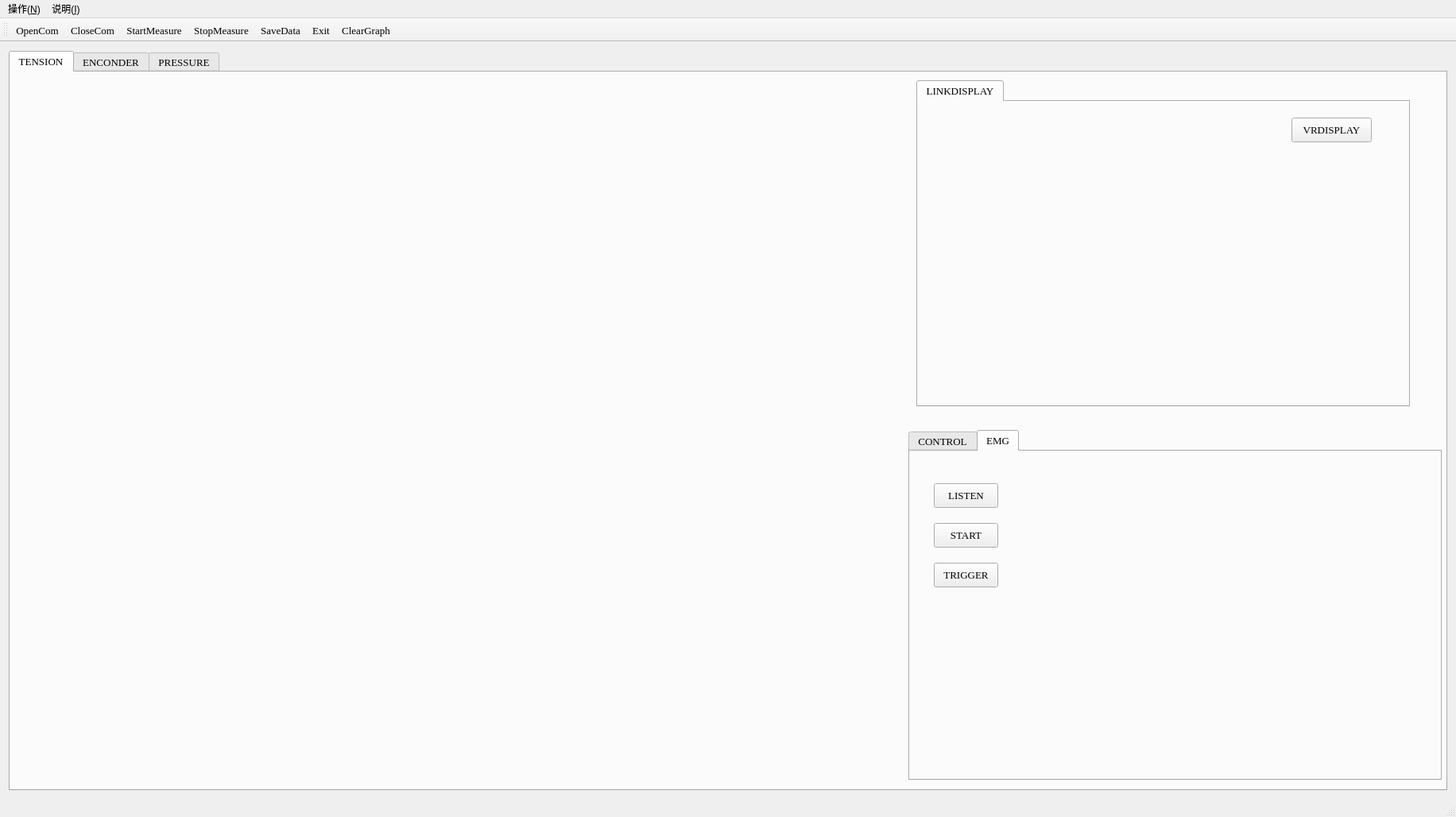
<?xml version="1.0" encoding="UTF-8"?>
<ui version="4.0">
 <class>MainWindow</class>
 <widget class="QMainWindow" name="MainWindow">
  <property name="geometry">
   <rect>
    <x>0</x>
    <y>0</y>
    <width>1832</width>
    <height>1028</height>
   </rect>
  </property>
  <property name="windowTitle">
   <string>MainWindow</string>
  </property>
  <widget class="QWidget" name="centralWidget">
   <layout class="QGridLayout" name="gridLayout">
    <item row="0" column="0">
     <widget class="QTabWidget" name="tabWidget">
      <property name="font">
       <font>
        <family>Times New Roman</family>
        <pointsize>10</pointsize>
       </font>
      </property>
      <property name="currentIndex">
       <number>0</number>
      </property>
      <widget class="QWidget" name="tab_1">
       <attribute name="title">
        <string>TENSION</string>
       </attribute>
       <widget class="QCustomPlot" name="qCustomPlot" native="true">
        <property name="geometry">
         <rect>
          <x>10</x>
          <y>10</y>
          <width>540</width>
          <height>240</height>
         </rect>
        </property>
       </widget>
       <widget class="QCustomPlot" name="qCustomPlot2" native="true">
        <property name="geometry">
         <rect>
          <x>570</x>
          <y>10</y>
          <width>540</width>
          <height>240</height>
         </rect>
        </property>
       </widget>
       <widget class="QCustomPlot" name="qCustomPlot3" native="true">
        <property name="geometry">
         <rect>
          <x>10</x>
          <y>260</y>
          <width>540</width>
          <height>240</height>
         </rect>
        </property>
       </widget>
       <widget class="QCustomPlot" name="qCustomPlot4" native="true">
        <property name="geometry">
         <rect>
          <x>570</x>
          <y>260</y>
          <width>540</width>
          <height>240</height>
         </rect>
        </property>
       </widget>
       <widget class="QCustomPlot" name="qCustomPlot5" native="true">
        <property name="geometry">
         <rect>
          <x>10</x>
          <y>510</y>
          <width>540</width>
          <height>240</height>
         </rect>
        </property>
       </widget>
       <widget class="QCustomPlot" name="qCustomPlot6" native="true">
        <property name="geometry">
         <rect>
          <x>570</x>
          <y>510</y>
          <width>540</width>
          <height>240</height>
         </rect>
        </property>
       </widget>
       <widget class="QTabWidget" name="tabWidget_2">
        <property name="geometry">
         <rect>
          <x>1130</x>
          <y>450</y>
          <width>671</width>
          <height>441</height>
         </rect>
        </property>
        <property name="font">
         <font>
          <family>Times New Roman</family>
          <pointsize>10</pointsize>
         </font>
        </property>
        <property name="focusPolicy">
         <enum>Qt::WheelFocus</enum>
        </property>
        <property name="currentIndex">
         <number>1</number>
        </property>
        <widget class="QWidget" name="tab_3">
         <attribute name="title">
          <string>CONTROL</string>
         </attribute>
         <widget class="QGroupBox" name="groupBox_2">
          <property name="geometry">
           <rect>
            <x>10</x>
            <y>10</y>
            <width>271</width>
            <height>221</height>
           </rect>
          </property>
          <property name="font">
           <font>
            <family>Times New Roman</family>
            <pointsize>10</pointsize>
           </font>
          </property>
          <property name="title">
           <string>TENSION</string>
          </property>
          <widget class="QWidget" name="layoutWidget">
           <property name="geometry">
            <rect>
             <x>20</x>
             <y>30</y>
             <width>241</width>
             <height>179</height>
            </rect>
           </property>
           <layout class="QVBoxLayout" name="verticalLayout">
            <item>
             <layout class="QHBoxLayout" name="horizontalLayout" stretch="1,8,2">
              <item>
               <widget class="QLabel" name="label_6">
                <property name="font">
                 <font>
                  <family>Times New Roman</family>
                  <pointsize>10</pointsize>
                 </font>
                </property>
                <property name="text">
                 <string>T1</string>
                </property>
                <property name="textFormat">
                 <enum>Qt::AutoText</enum>
                </property>
               </widget>
              </item>
              <item>
               <widget class="QSlider" name="horizontalSlider">
                <property name="focusPolicy">
                 <enum>Qt::NoFocus</enum>
                </property>
                <property name="orientation">
                 <enum>Qt::Horizontal</enum>
                </property>
                <property name="tickPosition">
                 <enum>QSlider::NoTicks</enum>
                </property>
               </widget>
              </item>
              <item>
               <widget class="QLineEdit" name="sendMsgLineEdit"/>
              </item>
             </layout>
            </item>
            <item>
             <layout class="QHBoxLayout" name="horizontalLayout_2" stretch="1,8,2">
              <item>
               <widget class="QLabel" name="label_7">
                <property name="font">
                 <font>
                  <family>Times New Roman</family>
                  <pointsize>10</pointsize>
                  <weight>50</weight>
                  <bold>false</bold>
                 </font>
                </property>
                <property name="text">
                 <string>T2</string>
                </property>
                <property name="textFormat">
                 <enum>Qt::AutoText</enum>
                </property>
               </widget>
              </item>
              <item>
               <widget class="QSlider" name="horizontalSlider2">
                <property name="orientation">
                 <enum>Qt::Horizontal</enum>
                </property>
                <property name="tickPosition">
                 <enum>QSlider::NoTicks</enum>
                </property>
               </widget>
              </item>
              <item>
               <widget class="QLineEdit" name="sendMsgLineEdit2"/>
              </item>
             </layout>
            </item>
            <item>
             <layout class="QHBoxLayout" name="horizontalLayout_3" stretch="1,8,2">
              <item>
               <widget class="QLabel" name="label_8">
                <property name="font">
                 <font>
                  <family>Times New Roman</family>
                  <pointsize>10</pointsize>
                  <weight>50</weight>
                  <bold>false</bold>
                 </font>
                </property>
                <property name="text">
                 <string>T3</string>
                </property>
                <property name="textFormat">
                 <enum>Qt::AutoText</enum>
                </property>
               </widget>
              </item>
              <item>
               <widget class="QSlider" name="horizontalSlider3">
                <property name="orientation">
                 <enum>Qt::Horizontal</enum>
                </property>
                <property name="tickPosition">
                 <enum>QSlider::NoTicks</enum>
                </property>
               </widget>
              </item>
              <item>
               <widget class="QLineEdit" name="sendMsgLineEdit3"/>
              </item>
             </layout>
            </item>
            <item>
             <layout class="QHBoxLayout" name="horizontalLayout_4" stretch="1,8,2">
              <item>
               <widget class="QLabel" name="label_9">
                <property name="font">
                 <font>
                  <family>Times New Roman</family>
                  <pointsize>10</pointsize>
                  <weight>50</weight>
                  <bold>false</bold>
                 </font>
                </property>
                <property name="text">
                 <string>T4</string>
                </property>
                <property name="textFormat">
                 <enum>Qt::AutoText</enum>
                </property>
               </widget>
              </item>
              <item>
               <widget class="QSlider" name="horizontalSlider4">
                <property name="orientation">
                 <enum>Qt::Horizontal</enum>
                </property>
                <property name="tickPosition">
                 <enum>QSlider::NoTicks</enum>
                </property>
               </widget>
              </item>
              <item>
               <widget class="QLineEdit" name="sendMsgLineEdit4"/>
              </item>
             </layout>
            </item>
            <item>
             <layout class="QHBoxLayout" name="horizontalLayout_5" stretch="1,8,2">
              <property name="topMargin">
               <number>4</number>
              </property>
              <item>
               <widget class="QLabel" name="label_10">
                <property name="font">
                 <font>
                  <family>Times New Roman</family>
                  <pointsize>10</pointsize>
                  <weight>50</weight>
                  <bold>false</bold>
                 </font>
                </property>
                <property name="text">
                 <string>T5</string>
                </property>
                <property name="textFormat">
                 <enum>Qt::AutoText</enum>
                </property>
               </widget>
              </item>
              <item>
               <widget class="QSlider" name="horizontalSlider5">
                <property name="orientation">
                 <enum>Qt::Horizontal</enum>
                </property>
                <property name="tickPosition">
                 <enum>QSlider::NoTicks</enum>
                </property>
               </widget>
              </item>
              <item>
               <widget class="QLineEdit" name="sendMsgLineEdit5"/>
              </item>
             </layout>
            </item>
            <item>
             <layout class="QHBoxLayout" name="horizontalLayout_6" stretch="1,8,2">
              <item>
               <widget class="QLabel" name="label_11">
                <property name="font">
                 <font>
                  <family>Times New Roman</family>
                  <pointsize>10</pointsize>
                  <weight>50</weight>
                  <bold>false</bold>
                 </font>
                </property>
                <property name="text">
                 <string>T6</string>
                </property>
                <property name="textFormat">
                 <enum>Qt::AutoText</enum>
                </property>
               </widget>
              </item>
              <item>
               <widget class="QSlider" name="horizontalSlider6">
                <property name="orientation">
                 <enum>Qt::Horizontal</enum>
                </property>
                <property name="tickPosition">
                 <enum>QSlider::NoTicks</enum>
                </property>
               </widget>
              </item>
              <item>
               <widget class="QLineEdit" name="sendMsgLineEdit6"/>
              </item>
             </layout>
            </item>
           </layout>
          </widget>
         </widget>
         <widget class="QGroupBox" name="groupBox">
          <property name="geometry">
           <rect>
            <x>290</x>
            <y>100</y>
            <width>151</width>
            <height>131</height>
           </rect>
          </property>
          <property name="font">
           <font>
            <family>Times New Roman</family>
            <pointsize>10</pointsize>
           </font>
          </property>
          <property name="title">
           <string>POSITION</string>
          </property>
          <widget class="QWidget" name="layoutWidget">
           <property name="geometry">
            <rect>
             <x>21</x>
             <y>31</y>
             <width>91</width>
             <height>83</height>
            </rect>
           </property>
           <layout class="QVBoxLayout" name="verticalLayout_4">
            <item>
             <layout class="QHBoxLayout" name="horizontalLayout_12" stretch="1,3">
              <item>
               <widget class="QLabel" name="label">
                <property name="text">
                 <string>X</string>
                </property>
               </widget>
              </item>
              <item>
               <widget class="QLineEdit" name="PosXlineEdit"/>
              </item>
             </layout>
            </item>
            <item>
             <layout class="QHBoxLayout" name="horizontalLayout_13" stretch="1,3">
              <item>
               <widget class="QLabel" name="label_2">
                <property name="text">
                 <string>Y</string>
                </property>
               </widget>
              </item>
              <item>
               <widget class="QLineEdit" name="PosYlineEdit"/>
              </item>
             </layout>
            </item>
            <item>
             <layout class="QHBoxLayout" name="horizontalLayout_14" stretch="1,3">
              <item>
               <widget class="QLabel" name="label_3">
                <property name="text">
                 <string>Z</string>
                </property>
               </widget>
              </item>
              <item>
               <widget class="QLineEdit" name="PosZlineEdit"/>
              </item>
             </layout>
            </item>
           </layout>
          </widget>
         </widget>
         <widget class="QPushButton" name="sendmsgButton">
          <property name="geometry">
           <rect>
            <x>440</x>
            <y>360</y>
            <width>71</width>
            <height>31</height>
           </rect>
          </property>
          <property name="text">
           <string>SEND</string>
          </property>
         </widget>
         <widget class="QGroupBox" name="groupBox_3">
          <property name="geometry">
           <rect>
            <x>10</x>
            <y>240</y>
            <width>411</width>
            <height>151</height>
           </rect>
          </property>
          <property name="font">
           <font>
            <family>Times New Roman</family>
            <pointsize>10</pointsize>
           </font>
          </property>
          <property name="title">
           <string>JOINT</string>
          </property>
          <widget class="QWidget" name="layoutWidget">
           <property name="geometry">
            <rect>
             <x>10</x>
             <y>25</y>
             <width>271</width>
             <height>116</height>
            </rect>
           </property>
           <layout class="QVBoxLayout" name="verticalLayout_2">
            <item>
             <layout class="QHBoxLayout" name="horizontalLayout_7" stretch="2,10,1">
              <item>
               <widget class="QLabel" name="label_20">
                <property name="text">
                 <string>SHOUL_X</string>
                </property>
               </widget>
              </item>
              <item>
               <widget class="QSlider" name="horizontalSlider7">
                <property name="orientation">
                 <enum>Qt::Horizontal</enum>
                </property>
                <property name="tickPosition">
                 <enum>QSlider::NoTicks</enum>
                </property>
               </widget>
              </item>
              <item>
               <widget class="QLineEdit" name="sendMsgLineEdit7"/>
              </item>
             </layout>
            </item>
            <item>
             <layout class="QHBoxLayout" name="horizontalLayout_8" stretch="2,10,1">
              <item>
               <widget class="QLabel" name="label_21">
                <property name="text">
                 <string>SHOUL_Y</string>
                </property>
               </widget>
              </item>
              <item>
               <widget class="QSlider" name="horizontalSlider8">
                <property name="orientation">
                 <enum>Qt::Horizontal</enum>
                </property>
                <property name="tickPosition">
                 <enum>QSlider::NoTicks</enum>
                </property>
               </widget>
              </item>
              <item>
               <widget class="QLineEdit" name="sendMsgLineEdit8"/>
              </item>
             </layout>
            </item>
            <item>
             <layout class="QHBoxLayout" name="horizontalLayout_9" stretch="2,10,1">
              <item>
               <widget class="QLabel" name="label_22">
                <property name="text">
                 <string>SHOUL_Z</string>
                </property>
               </widget>
              </item>
              <item>
               <widget class="QSlider" name="horizontalSlider9">
                <property name="orientation">
                 <enum>Qt::Horizontal</enum>
                </property>
                <property name="tickPosition">
                 <enum>QSlider::NoTicks</enum>
                </property>
               </widget>
              </item>
              <item>
               <widget class="QLineEdit" name="sendMsgLineEdit9"/>
              </item>
             </layout>
            </item>
            <item>
             <layout class="QHBoxLayout" name="horizontalLayout_10" stretch="2,10,1">
              <item>
               <widget class="QLabel" name="label_23">
                <property name="text">
                 <string>ELBOW_Y</string>
                </property>
               </widget>
              </item>
              <item>
               <widget class="QSlider" name="horizontalSlider10">
                <property name="orientation">
                 <enum>Qt::Horizontal</enum>
                </property>
                <property name="tickPosition">
                 <enum>QSlider::NoTicks</enum>
                </property>
               </widget>
              </item>
              <item>
               <widget class="QLineEdit" name="sendMsgLineEdit10"/>
              </item>
             </layout>
            </item>
           </layout>
          </widget>
          <widget class="QWidget" name="layoutWidget">
           <property name="geometry">
            <rect>
             <x>288</x>
             <y>26</y>
             <width>113</width>
             <height>83</height>
            </rect>
           </property>
           <layout class="QVBoxLayout" name="verticalLayout_3">
            <item>
             <layout class="QHBoxLayout" name="horizontalLayout_15">
              <item>
               <widget class="QLabel" name="label_4">
                <property name="text">
                 <string>VELOC</string>
                </property>
               </widget>
              </item>
              <item>
               <widget class="QLineEdit" name="vellineEdit"/>
              </item>
             </layout>
            </item>
            <item>
             <layout class="QHBoxLayout" name="horizontalLayout_16">
              <item>
               <widget class="QLabel" name="label_5">
                <property name="text">
                 <string>ACCEL</string>
                </property>
               </widget>
              </item>
              <item>
               <widget class="QLineEdit" name="acclineEdit"/>
              </item>
             </layout>
            </item>
            <item>
             <layout class="QHBoxLayout" name="horizontalLayout_17">
              <item>
               <widget class="QLabel" name="label_12">
                <property name="text">
                 <string>CIRCLE</string>
                </property>
               </widget>
              </item>
              <item>
               <widget class="QLineEdit" name="circlelineEdit"/>
              </item>
             </layout>
            </item>
           </layout>
          </widget>
         </widget>
         <widget class="QPushButton" name="BeforeTightenButton">
          <property name="geometry">
           <rect>
            <x>520</x>
            <y>360</y>
            <width>111</width>
            <height>31</height>
           </rect>
          </property>
          <property name="font">
           <font>
            <family>Times New Roman</family>
            <pointsize>10</pointsize>
           </font>
          </property>
          <property name="text">
           <string>BeforeTighten</string>
          </property>
         </widget>
         <widget class="QPushButton" name="TeachButton">
          <property name="geometry">
           <rect>
            <x>440</x>
            <y>320</y>
            <width>75</width>
            <height>31</height>
           </rect>
          </property>
          <property name="text">
           <string>TEACH</string>
          </property>
         </widget>
         <widget class="QPushButton" name="StopteachButton">
          <property name="geometry">
           <rect>
            <x>520</x>
            <y>320</y>
            <width>91</width>
            <height>31</height>
           </rect>
          </property>
          <property name="text">
           <string>STOPTEACH</string>
          </property>
         </widget>
         <widget class="QPushButton" name="ReplayButton">
          <property name="geometry">
           <rect>
            <x>440</x>
            <y>280</y>
            <width>101</width>
            <height>31</height>
           </rect>
          </property>
          <property name="text">
           <string>REPLAYTEACH</string>
          </property>
         </widget>
         <widget class="QWidget" name="layoutWidget">
          <property name="geometry">
           <rect>
            <x>302</x>
            <y>21</y>
            <width>347</width>
            <height>21</height>
           </rect>
          </property>
          <layout class="QHBoxLayout" name="horizontalLayout_11">
           <item>
            <widget class="QRadioButton" name="cabel_RadioButton">
             <property name="text">
              <string>TENSION</string>
             </property>
            </widget>
           </item>
           <item>
            <widget class="QRadioButton" name="joint_RadioButton">
             <property name="text">
              <string>JOINT</string>
             </property>
            </widget>
           </item>
           <item>
            <widget class="QRadioButton" name="Position_RadioButton">
             <property name="text">
              <string>PTP</string>
             </property>
            </widget>
           </item>
           <item>
            <widget class="QRadioButton" name="Linear_RadioButton">
             <property name="text">
              <string>LINEAR</string>
             </property>
            </widget>
           </item>
           <item>
            <widget class="QRadioButton" name="torque_RadioButton">
             <property name="text">
              <string>TORQUE</string>
             </property>
            </widget>
           </item>
          </layout>
         </widget>
        </widget>
        <widget class="QWidget" name="tab_2">
         <attribute name="title">
          <string>EMG</string>
         </attribute>
         <widget class="QPushButton" name="pushButton_Start">
          <property name="geometry">
           <rect>
            <x>30</x>
            <y>90</y>
            <width>81</width>
            <height>31</height>
           </rect>
          </property>
          <property name="text">
           <string>START</string>
          </property>
         </widget>
         <widget class="QPushButton" name="pushButton_Listen">
          <property name="geometry">
           <rect>
            <x>30</x>
            <y>40</y>
            <width>81</width>
            <height>31</height>
           </rect>
          </property>
          <property name="text">
           <string>LISTEN</string>
          </property>
         </widget>
         <widget class="QPushButton" name="pushButton_Trigger">
          <property name="geometry">
           <rect>
            <x>30</x>
            <y>140</y>
            <width>81</width>
            <height>31</height>
           </rect>
          </property>
          <property name="text">
           <string>TRIGGER</string>
          </property>
         </widget>
        </widget>
       </widget>
       <widget class="QTabWidget" name="tabWidget_3">
        <property name="geometry">
         <rect>
          <x>1140</x>
          <y>10</y>
          <width>621</width>
          <height>411</height>
         </rect>
        </property>
        <property name="font">
         <font>
          <family>Times New Roman</family>
          <pointsize>10</pointsize>
         </font>
        </property>
        <property name="currentIndex">
         <number>0</number>
        </property>
        <widget class="QWidget" name="tab">
         <attribute name="title">
          <string>LINKDISPLAY</string>
         </attribute>
         <widget class="QWidget" name="linkWidget" native="true">
          <property name="geometry">
           <rect>
            <x>10</x>
            <y>20</y>
            <width>431</width>
            <height>341</height>
           </rect>
          </property>
         </widget>
         <widget class="QPushButton" name="VRDisplay">
          <property name="geometry">
           <rect>
            <x>470</x>
            <y>20</y>
            <width>101</width>
            <height>31</height>
           </rect>
          </property>
          <property name="font">
           <font>
            <family>Times New Roman</family>
            <pointsize>10</pointsize>
           </font>
          </property>
          <property name="text">
           <string>VRDISPLAY</string>
          </property>
         </widget>
        </widget>
       </widget>
      </widget>
      <widget class="QWidget" name="tab_4">
       <attribute name="title">
        <string>ENCONDER</string>
       </attribute>
       <widget class="QCustomPlot" name="Motor1Plot" native="true">
        <property name="geometry">
         <rect>
          <x>1150</x>
          <y>20</y>
          <width>315</width>
          <height>240</height>
         </rect>
        </property>
       </widget>
       <widget class="QCustomPlot" name="Motor2Plot" native="true">
        <property name="geometry">
         <rect>
          <x>1150</x>
          <y>270</y>
          <width>315</width>
          <height>240</height>
         </rect>
        </property>
       </widget>
       <widget class="QCustomPlot" name="Motor3Plot" native="true">
        <property name="geometry">
         <rect>
          <x>1150</x>
          <y>530</y>
          <width>315</width>
          <height>240</height>
         </rect>
        </property>
       </widget>
       <widget class="QCustomPlot" name="Motor4Plot" native="true">
        <property name="geometry">
         <rect>
          <x>1490</x>
          <y>20</y>
          <width>315</width>
          <height>240</height>
         </rect>
        </property>
       </widget>
       <widget class="QCustomPlot" name="Motor5Plot" native="true">
        <property name="geometry">
         <rect>
          <x>1490</x>
          <y>270</y>
          <width>315</width>
          <height>240</height>
         </rect>
        </property>
       </widget>
       <widget class="QCustomPlot" name="Motor6Plot" native="true">
        <property name="geometry">
         <rect>
          <x>1490</x>
          <y>530</y>
          <width>315</width>
          <height>240</height>
         </rect>
        </property>
       </widget>
       <widget class="QCustomPlot" name="qCustomPlot7" native="true">
        <property name="geometry">
         <rect>
          <x>20</x>
          <y>20</y>
          <width>540</width>
          <height>240</height>
         </rect>
        </property>
       </widget>
       <widget class="QCustomPlot" name="qCustomPlot10" native="true">
        <property name="geometry">
         <rect>
          <x>580</x>
          <y>20</y>
          <width>540</width>
          <height>240</height>
         </rect>
        </property>
       </widget>
       <widget class="QCustomPlot" name="qCustomPlot8" native="true">
        <property name="geometry">
         <rect>
          <x>20</x>
          <y>270</y>
          <width>540</width>
          <height>240</height>
         </rect>
        </property>
       </widget>
       <widget class="QCustomPlot" name="qCustomPlot11" native="true">
        <property name="geometry">
         <rect>
          <x>580</x>
          <y>270</y>
          <width>540</width>
          <height>240</height>
         </rect>
        </property>
       </widget>
       <widget class="QCustomPlot" name="qCustomPlot9" native="true">
        <property name="geometry">
         <rect>
          <x>20</x>
          <y>520</y>
          <width>540</width>
          <height>240</height>
         </rect>
        </property>
       </widget>
       <widget class="QCustomPlot" name="qCustomPlot12" native="true">
        <property name="geometry">
         <rect>
          <x>580</x>
          <y>520</y>
          <width>540</width>
          <height>240</height>
         </rect>
        </property>
       </widget>
      </widget>
      <widget class="QWidget" name="tab_5">
       <attribute name="title">
        <string>PRESSURE</string>
       </attribute>
       <widget class="QCustomPlot" name="elbpresPlot" native="true">
        <property name="geometry">
         <rect>
          <x>50</x>
          <y>20</y>
          <width>781</width>
          <height>201</height>
         </rect>
        </property>
       </widget>
       <widget class="QLabel" name="label_30">
        <property name="geometry">
         <rect>
          <x>0</x>
          <y>100</y>
          <width>41</width>
          <height>16</height>
         </rect>
        </property>
        <property name="font">
         <font>
          <family>3ds Light</family>
          <pointsize>10</pointsize>
         </font>
        </property>
        <property name="text">
         <string>elbow</string>
        </property>
        <property name="wordWrap">
         <bool>false</bool>
        </property>
       </widget>
       <widget class="QCustomPlot" name="shopresPlot" native="true">
        <property name="geometry">
         <rect>
          <x>50</x>
          <y>240</y>
          <width>781</width>
          <height>201</height>
         </rect>
        </property>
       </widget>
       <widget class="QLabel" name="label_31">
        <property name="geometry">
         <rect>
          <x>0</x>
          <y>320</y>
          <width>41</width>
          <height>16</height>
         </rect>
        </property>
        <property name="font">
         <font>
          <family>3ds Light</family>
          <pointsize>10</pointsize>
         </font>
        </property>
        <property name="text">
         <string>shoul</string>
        </property>
        <property name="wordWrap">
         <bool>false</bool>
        </property>
       </widget>
      </widget>
     </widget>
    </item>
   </layout>
  </widget>
  <widget class="QMenuBar" name="menuBar">
   <property name="geometry">
    <rect>
     <x>0</x>
     <y>0</y>
     <width>1832</width>
     <height>23</height>
    </rect>
   </property>
   <widget class="QMenu" name="menu_N">
    <property name="title">
     <string>操作(&amp;N)</string>
    </property>
    <addaction name="actionStartMeasure"/>
    <addaction name="actionOpen"/>
    <addaction name="actionClose"/>
    <addaction name="actionSave"/>
    <addaction name="actionExit"/>
    <addaction name="actionStopMeasure"/>
   </widget>
   <widget class="QMenu" name="menu_I">
    <property name="title">
     <string>说明(&amp;I)</string>
    </property>
   </widget>
   <addaction name="menu_N"/>
   <addaction name="menu_I"/>
  </widget>
  <widget class="QToolBar" name="mainToolBar">
   <property name="font">
    <font>
     <family>Times New Roman</family>
     <pointsize>10</pointsize>
    </font>
   </property>
   <property name="toolButtonStyle">
    <enum>Qt::ToolButtonTextBesideIcon</enum>
   </property>
   <attribute name="toolBarArea">
    <enum>TopToolBarArea</enum>
   </attribute>
   <attribute name="toolBarBreak">
    <bool>false</bool>
   </attribute>
   <addaction name="actionOpen"/>
   <addaction name="actionClose"/>
   <addaction name="actionStartMeasure"/>
   <addaction name="actionStopMeasure"/>
   <addaction name="actionSave"/>
   <addaction name="actionExit"/>
   <addaction name="actionClean"/>
  </widget>
  <widget class="QStatusBar" name="statusBar"/>
  <action name="actionStartMeasure">
   <property name="icon">
    <iconset resource="li.qrc">
     <normaloff>:/li/li/play_24x32.png</normaloff>:/li/li/play_24x32.png</iconset>
   </property>
   <property name="text">
    <string>StartMeasure</string>
   </property>
   <property name="font">
    <font>
     <family>Times New Roman</family>
     <pointsize>10</pointsize>
    </font>
   </property>
  </action>
  <action name="actionOpen">
   <property name="icon">
    <iconset resource="li.qrc">
     <normaloff>:/li/li/bolt_32x32.png</normaloff>:/li/li/bolt_32x32.png</iconset>
   </property>
   <property name="text">
    <string>OpenCom</string>
   </property>
   <property name="toolTip">
    <string>OpenCom</string>
   </property>
  </action>
  <action name="actionClose">
   <property name="icon">
    <iconset resource="li.qrc">
     <normaloff>:/li/li/x_28x28.png</normaloff>:/li/li/x_28x28.png</iconset>
   </property>
   <property name="text">
    <string>CloseCom</string>
   </property>
   <property name="toolTip">
    <string>CloseCom</string>
   </property>
  </action>
  <action name="actionExit">
   <property name="icon">
    <iconset resource="li.qrc">
     <normaloff>:/li/li/x_alt_32x32.png</normaloff>:/li/li/x_alt_32x32.png</iconset>
   </property>
   <property name="text">
    <string>Exit</string>
   </property>
   <property name="toolTip">
    <string>Exit</string>
   </property>
  </action>
  <action name="actionSave">
   <property name="icon">
    <iconset resource="li.qrc">
     <normaloff>:/li/li/layers_32x28.png</normaloff>:/li/li/layers_32x28.png</iconset>
   </property>
   <property name="text">
    <string>SaveData</string>
   </property>
   <property name="toolTip">
    <string>SaveData</string>
   </property>
  </action>
  <action name="actionClean">
   <property name="icon">
    <iconset resource="li.qrc">
     <normaloff>:/li/li/loop_alt2_32x28.png</normaloff>:/li/li/loop_alt2_32x28.png</iconset>
   </property>
   <property name="text">
    <string>ClearGraph</string>
   </property>
   <property name="toolTip">
    <string>ClearGraph</string>
   </property>
  </action>
  <action name="actionStopMeasure">
   <property name="icon">
    <iconset resource="li.qrc">
     <normaloff>:/li/li/pause_24x32.png</normaloff>:/li/li/pause_24x32.png</iconset>
   </property>
   <property name="text">
    <string>StopMeasure</string>
   </property>
  </action>
 </widget>
 <layoutdefault spacing="6" margin="11"/>
 <customwidgets>
  <customwidget>
   <class>QCustomPlot</class>
   <extends>QWidget</extends>
   <header location="global">qcustomplot.h</header>
   <container>1</container>
  </customwidget>
 </customwidgets>
 <resources>
  <include location="li.qrc"/>
 </resources>
 <connections/>
</ui>
